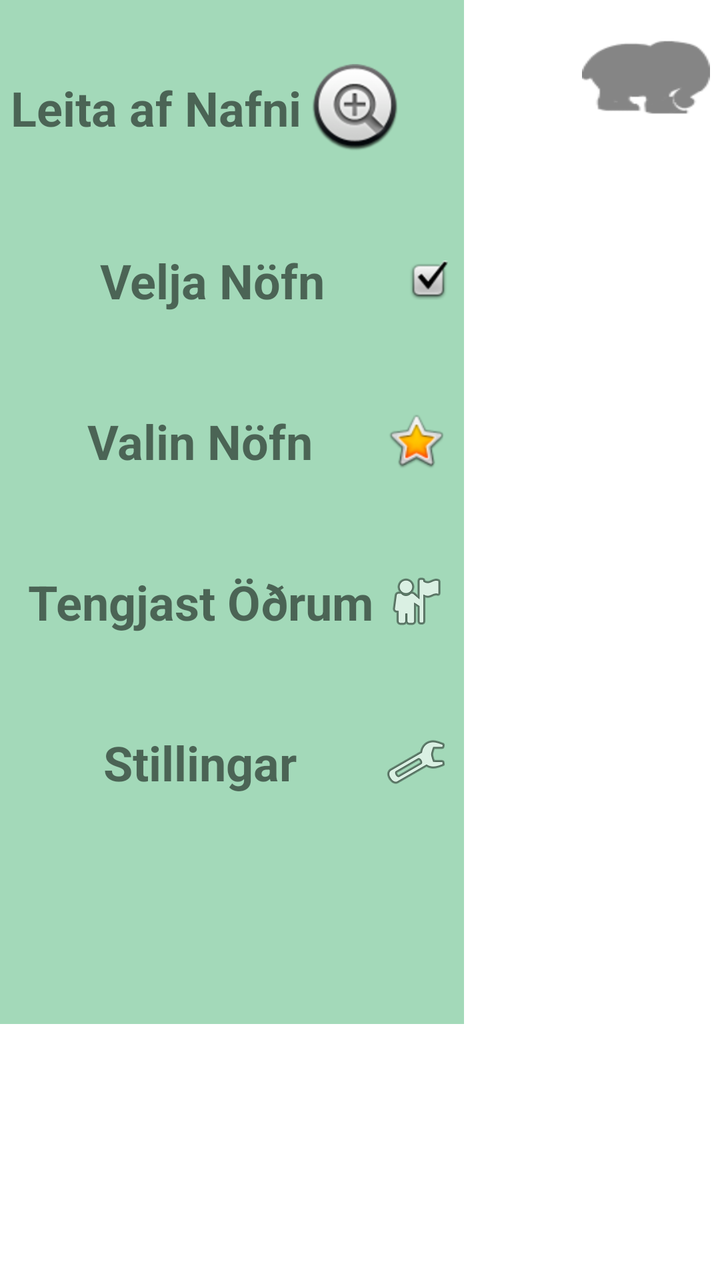
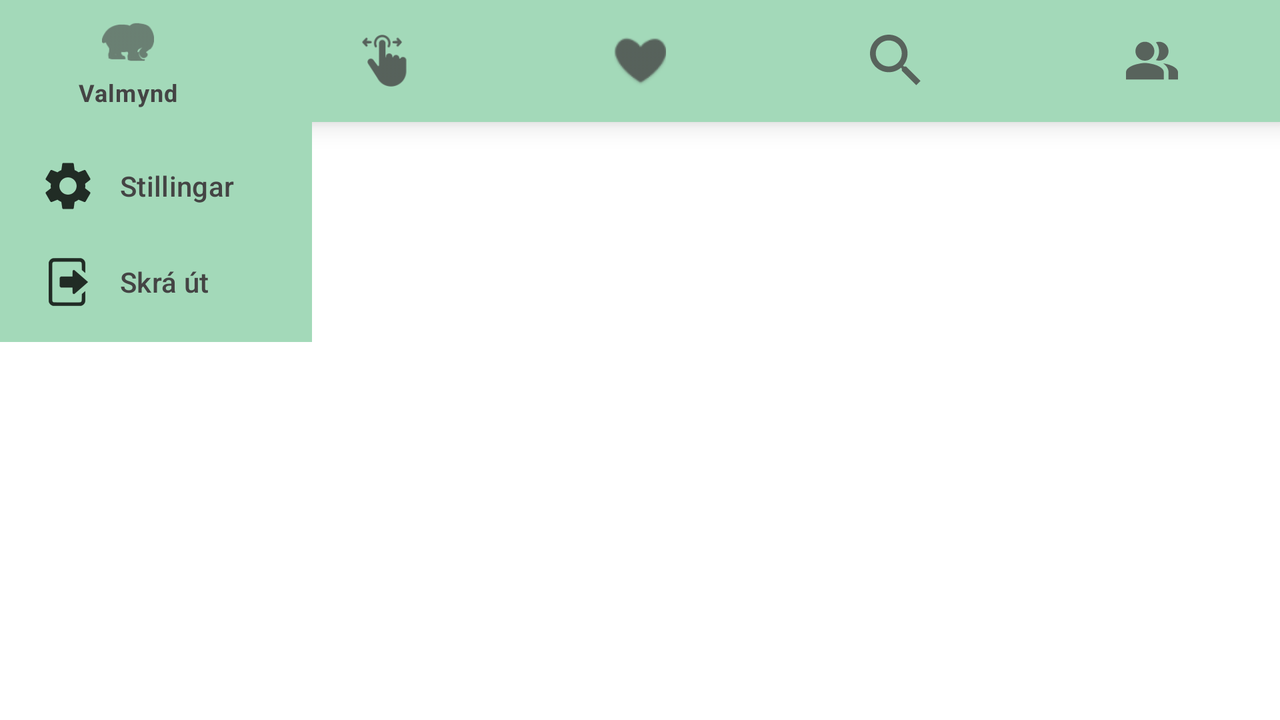

The same Android screen from two of the app's own layout files: first res/layout/ as a phone draws it, then the repository's variant for another configuration, drawn on a device whose configuration selects that folder. Both files follow.
<!-- AndroidManifest.xml: application theme Theme.LoginActivity -->
<!-- res/layout/fragment_navbar.xml -->
<layout xmlns:android="http://schemas.android.com/apk/res/android"
    xmlns:app="http://schemas.android.com/apk/res-auto"
    xmlns:tools="http://schemas.android.com/tools">

    <data>

    </data>

    <androidx.constraintlayout.widget.ConstraintLayout
        android:id="@+id/navbar"
        android:layout_width="match_parent"
        android:layout_height="match_parent"

        android:background="#00FFFFFF"
        android:backgroundTint="#00FFFFFF"
        tools:context="xyz.nafnaneistar.activities.NavbarFragment">

        

        <ImageView
            android:id="@+id/btnNavToggle"
            android:layout_width="64dp"
            android:layout_height="50dp"
            android:layout_marginEnd="16dp"
            android:layout_marginStart="70dp"
            android:background="@drawable/ic_menu"
            android:contextClickable="true"
            android:textAlignment="center"
            app:layout_constraintBottom_toBottomOf="parent"
            app:layout_constraintEnd_toEndOf="parent"
            app:layout_constraintStart_toEndOf="@+id/navViewDrawer"
            app:layout_constraintTop_toTopOf="parent"
            app:layout_constraintVertical_bias="0.023" />

        <com.google.android.material.navigation.NavigationView
            android:id="@+id/navViewDrawer"
            android:layout_width="232dp"
            android:layout_height="512dp"
            android:background="@color/nav"
            app:layout_constraintEnd_toEndOf="parent"
            app:layout_constraintHorizontal_bias="0.0"
            app:layout_constraintStart_toStartOf="parent"
            app:layout_constraintTop_toTopOf="parent">

            <LinearLayout
                android:layout_width="match_parent"
                android:layout_height="match_parent"
                android:layout_gravity="center"
                android:clickable="true"
                android:clipChildren="false"
                android:clipToPadding="false"
                android:focusable="true"
                android:importantForAccessibility="yes"
                android:layoutDirection="inherit"
                android:orientation="vertical"
                android:padding="8dp"
                android:showDividers="beginning|end"
                android:textAlignment="center">

                <TextView
                    android:id="@+id/tvSearchName"
                    android:layout_width="230dp"
                    android:layout_height="wrap_content"
                    android:layout_gravity="center"
                    android:layout_marginBottom="24dp"
                    android:layout_marginTop="24dp"
                    android:gravity="center"
                    android:text="@string/navbarSearchname"
                    android:textAlignment="center"
                    android:textSize="24sp"
                    android:textStyle="bold"
                    app:drawableRightCompat="@android:drawable/btn_plus" />

                <TextView
                    android:id="@+id/tvSwipe"
                    android:layout_width="match_parent"
                    android:layout_height="wrap_content"
                    android:layout_marginBottom="24dp"
                    android:layout_marginTop="24dp"
                    android:gravity="center"
                    android:text="@string/navbarSwipe"
                    android:textAlignment="center"
                    android:textSize="24sp"
                    android:textStyle="bold"
                    app:drawableRightCompat="@android:drawable/checkbox_on_background" />

                <TextView
                    android:id="@+id/tvViewLiked"
                    android:layout_width="match_parent"
                    android:layout_height="wrap_content"
                    android:layout_marginBottom="24dp"
                    android:layout_marginTop="24dp"
                    android:gravity="center"
                    android:text="@string/navbarvviewliked"
                    android:textAlignment="center"
                    android:textSize="24sp"
                    android:textStyle="bold"
                    app:drawableRightCompat="@android:drawable/btn_star_big_on" />

                <TextView
                    android:id="@+id/tvLinkPartner"
                    android:layout_width="match_parent"
                    android:layout_height="wrap_content"
                    android:layout_marginBottom="24dp"
                    android:layout_marginTop="24dp"
                    android:gravity="center"
                    android:text="@string/navbarLinkPartner"
                    android:textAlignment="center"
                    android:textSize="24sp"
                    android:textStyle="bold"
                    app:drawableRightCompat="@android:drawable/ic_menu_myplaces" />

                <TextView
                    android:id="@+id/tvSettings"
                    android:layout_width="match_parent"
                    android:layout_height="wrap_content"
                    android:layout_marginBottom="24dp"
                    android:layout_marginTop="24dp"
                    android:gravity="center"
                    android:text="@string/navbarSettings"
                    android:textAlignment="center"
                    android:textSize="24sp"
                    android:textStyle="bold"
                    app:drawableRightCompat="@android:drawable/ic_menu_manage" />
            </LinearLayout>
        </com.google.android.material.navigation.NavigationView>

    </androidx.constraintlayout.widget.ConstraintLayout>
</layout>
<!-- resources referenced by this layout -->
<resources>
  <color name="nav">#A3D9B9</color>
  <!-- drawable ic_menu: png bitmap (drawable-hdpi, 589 bytes) -->
  <string name="navbarLinkPartner">Tengjast Öðrum</string>
  <string name="navbarSearchname">Leita af Nafni</string>
  <string name="navbarSettings">Stillingar</string>
  <string name="navbarSwipe">Velja Nöfn</string>
  <string name="navbarvviewliked">Valin Nöfn</string>
  <style name="Theme.LoginActivity" parent="Theme.MaterialComponents.DayNight.NoActionBar">
          
          <item name="colorPrimary">@color/btn_color</item>
          <item name="colorPrimaryVariant">@color/purple_700</item>
          <item name="colorOnPrimary">@color/white</item>
          
          <item name="colorSecondary">@color/ambiant</item>
          <item name="colorSecondaryVariant">@color/teal_700</item>
          <item name="colorOnSecondary">@color/black</item>
          
          <item name="android:statusBarColor" tools:targetApi="l">?attr/colorPrimaryVariant</item>
          
      </style>
  <color name="btn_color">#A3D9B9</color>
  <color name="purple_700">#FF3700B3</color>
  <color name="white">#FFFFFFFF</color>
  <color name="ambiant">#F0CDB4</color>
  <color name="teal_700">#FF018786</color>
  <color name="black">#FF000000</color>
</resources>
<!-- res/layout-land/fragment_navbar.xml (the repository's variant of the layout above) -->
<!-- drawn on the phone turned sideways -->
<layout xmlns:android="http://schemas.android.com/apk/res/android"
    xmlns:app="http://schemas.android.com/apk/res-auto"
    xmlns:tools="http://schemas.android.com/tools">

    <data>

    </data>

    <androidx.constraintlayout.widget.ConstraintLayout
        android:id="@+id/navbar"
        android:layout_width="match_parent"
        android:layout_height="match_parent"

        android:background="#00FFFFFF"
        android:backgroundTint="#00FFFFFF"
        tools:context="xyz.nafnaneistar.activities.NavbarFragment">

        <com.google.android.material.bottomnavigation.BottomNavigationView
            android:id="@+id/navViewTop"
            android:layout_width="0dp"
            android:layout_height="61dp"
            android:background="@color/btn_color"
            app:itemIconSize="26dp"
            app:itemIconTint="@color/menuFont"
            app:itemTextColor="@color/menuFont"
            app:layout_constraintBottom_toBottomOf="parent"
            app:layout_constraintEnd_toEndOf="parent"
            app:layout_constraintHorizontal_bias="0.0"
            app:layout_constraintStart_toStartOf="parent"
            app:layout_constraintTop_toTopOf="parent"
            app:layout_constraintVertical_bias="0.0"
            app:menu="@menu/menu_items_landscape" />

        <com.google.android.material.navigation.NavigationView
            android:id="@+id/navViewDrawer"
            android:layout_width="156dp"
            android:layout_height="110dp"
            android:animateLayoutChanges="true"
            android:background="@color/nav"
            android:visibility="visible"
            app:itemTextColor="@color/menuFont"
            app:layout_constraintEnd_toEndOf="parent"
            app:layout_constraintHorizontal_bias="0.0"
            app:layout_constraintStart_toStartOf="parent"
            app:layout_constraintTop_toBottomOf="@+id/navViewTop"
            app:menu="@menu/side_menu_landscape" />

    </androidx.constraintlayout.widget.ConstraintLayout>
</layout>
<!-- resources referenced by the variant -->
<!-- as the phone turned sideways resolves them -->
<resources>
  <color name="btn_color">#A3D9B9</color>
  <color name="menuFont">#444444</color>
  <color name="nav">#A3D9B9</color>
  <style name="Theme.LoginActivity" parent="Theme.MaterialComponents.DayNight.NoActionBar">
          
          <item name="colorPrimary">@color/btn_color</item>
          <item name="colorPrimaryVariant">@color/purple_700</item>
          <item name="colorOnPrimary">@color/white</item>
          
          <item name="colorSecondary">@color/ambiant</item>
          <item name="colorSecondaryVariant">@color/teal_700</item>
          <item name="colorOnSecondary">@color/black</item>
          
          <item name="android:statusBarColor" tools:targetApi="l">?attr/colorPrimaryVariant</item>
          
      </style>
  <color name="purple_700">#FF3700B3</color>
  <color name="white">#FFFFFFFF</color>
  <color name="ambiant">#F0CDB4</color>
  <color name="teal_700">#FF018786</color>
  <color name="black">#FF000000</color>
</resources>
